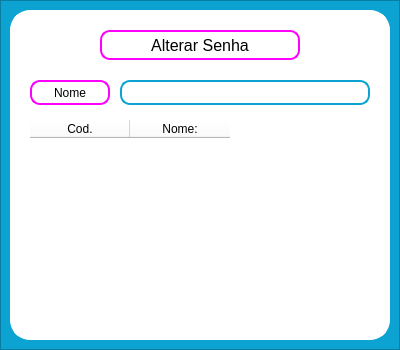
<?xml version="1.0" encoding="UTF-8"?>
<ui version="4.0">
 <class>DialogBuscarCliente</class>
 <widget class="QDialog" name="DialogBuscarCliente">
  <property name="geometry">
   <rect>
    <x>0</x>
    <y>0</y>
    <width>400</width>
    <height>350</height>
   </rect>
  </property>
  <property name="windowTitle">
   <string>Buscar Cliente</string>
  </property>
  <widget class="QFrame" name="frame">
   <property name="geometry">
    <rect>
     <x>0</x>
     <y>0</y>
     <width>400</width>
     <height>350</height>
    </rect>
   </property>
   <property name="styleSheet">
    <string notr="true">background: #0CA3D2</string>
   </property>
   <property name="frameShape">
    <enum>QFrame::StyledPanel</enum>
   </property>
   <property name="frameShadow">
    <enum>QFrame::Raised</enum>
   </property>
   <widget class="QFrame" name="frame_2">
    <property name="geometry">
     <rect>
      <x>10</x>
      <y>10</y>
      <width>380</width>
      <height>330</height>
     </rect>
    </property>
    <property name="styleSheet">
     <string notr="true">background: #FFF;
border: 5px solid #fFf;
border-radius: 20px;
</string>
    </property>
    <property name="frameShape">
     <enum>QFrame::StyledPanel</enum>
    </property>
    <property name="frameShadow">
     <enum>QFrame::Raised</enum>
    </property>
    <widget class="QLabel" name="lb_titulo_modal">
     <property name="geometry">
      <rect>
       <x>90</x>
       <y>20</y>
       <width>200</width>
       <height>30</height>
      </rect>
     </property>
     <property name="font">
      <font>
       <family>Segoe UI</family>
       <pointsize>12</pointsize>
      </font>
     </property>
     <property name="styleSheet">
      <string notr="true">color: #FFF;
border: 2px solid #ff00ff;
border-radius:10px;
background: #FFF;
color: #000</string>
     </property>
     <property name="text">
      <string>Alterar Senha</string>
     </property>
     <property name="alignment">
      <set>Qt::AlignCenter</set>
     </property>
    </widget>
    <widget class="QLabel" name="lb_info">
     <property name="geometry">
      <rect>
       <x>20</x>
       <y>70</y>
       <width>80</width>
       <height>25</height>
      </rect>
     </property>
     <property name="font">
      <font>
       <family>Segoe UI</family>
      </font>
     </property>
     <property name="styleSheet">
      <string notr="true">color: #FFF;
border: 2px solid #ff00ff;
border-radius:10px;
background: #FFF;
color: #000</string>
     </property>
     <property name="text">
      <string>Nome</string>
     </property>
     <property name="alignment">
      <set>Qt::AlignCenter</set>
     </property>
    </widget>
    <widget class="QLineEdit" name="lineEdit">
     <property name="geometry">
      <rect>
       <x>110</x>
       <y>70</y>
       <width>250</width>
       <height>25</height>
      </rect>
     </property>
     <property name="styleSheet">
      <string notr="true">color: #FFF;
border: 2px solid #0CA3D2;
border-radius:10px;
background: #FFF;
color: #000</string>
     </property>
    </widget>
    <widget class="QTableWidget" name="tableWidget">
     <property name="geometry">
      <rect>
       <x>20</x>
       <y>110</y>
       <width>340</width>
       <height>192</height>
      </rect>
     </property>
     <property name="styleSheet">
      <string notr="true">color: #FFF;
border: 2px solide #FFF;
background: #FFF;
color: #000</string>
     </property>
     <property name="editTriggers">
      <set>QAbstractItemView::NoEditTriggers</set>
     </property>
     <attribute name="verticalHeaderVisible">
      <bool>false</bool>
     </attribute>
     <column>
      <property name="text">
       <string>Cod.</string>
      </property>
     </column>
     <column>
      <property name="text">
       <string>Nome:</string>
      </property>
     </column>
    </widget>
   </widget>
  </widget>
 </widget>
 <resources/>
 <connections/>
</ui>
